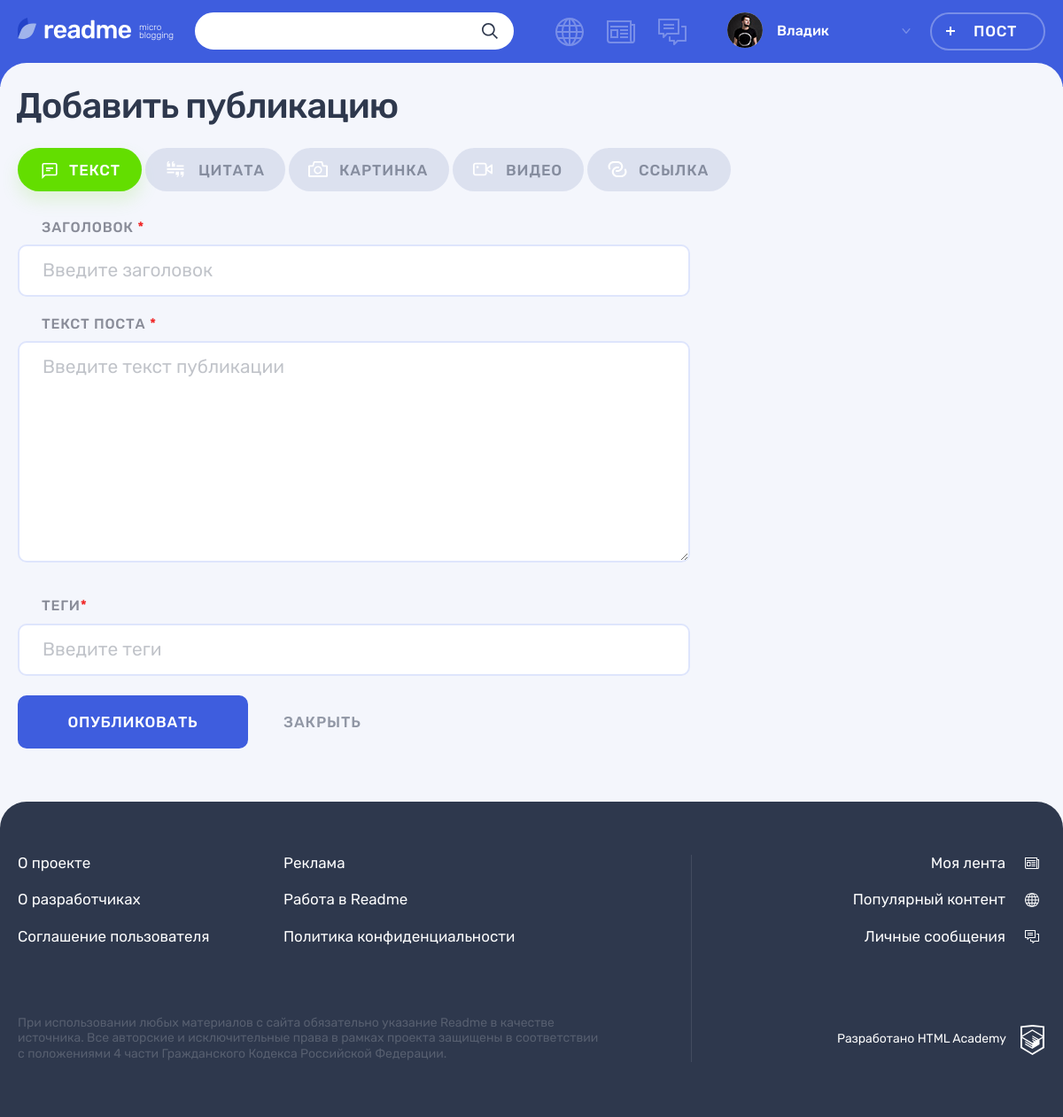
The app's page /add.php/?content_type_id=1 (signed in) with its own data.
### tables this page shows
CREATE TABLE content_type (
    content_type_id INT AUTO_INCREMENT PRIMARY KEY,
    content_type CHAR(128),
    icon_class CHAR(128)
);

### helpers.php (called while the page is built, shortened)
<?php
function include_template($name, array $data = [])
{
    $name = 'templates/' . $name;
    extract($data);
    require $name;
    $result = ob_get_clean();
    return $result;
}

### my_functions.php (called while the page is built, shortened)
<?php
function get_content_types($con)
{
    $con_type_sql = "SELECT * FROM content_type";
    $con_type_res = mysqli_query($con, $con_type_sql);
    $content_types = mysqli_fetch_all($con_type_res, MYSQLI_ASSOC);
    return $content_types;
}

### templates/add_post_temp.php (the view, shortened to what this page needs)
<main class="page__main page__main--adding-post">
    <div class="page__main-section">
        <div class="container">
            <h1 class="page__title page__title--adding-post">Добавить публикацию</h1>
        </div>
        <div class="adding-post container">
            <div class="adding-post__tabs-wrapper tabs">
                <div class="adding-post__tabs filters">
                    <ul class="adding-post__tabs-list filters__list tabs__list">
                        <?php foreach ($content_types as $k => $v): ?>
                            <li class="adding-post__tabs-item filters__item">
                                <a class="adding-post__tabs-link filters__button filters__button--<?= $v['icon_class']; ?>  tabs__item tabs__item--active button
                               <?php if ($_GET['content_type_id'] == $v['content_type_id']) {
                                    echo "filters__button--active";
                                } ?>"
                                   href="/add.php/?content_type_id=<?= $v['content_type_id']; ?>">
                                    <svg class="filters__icon" width="22" height="18">
                                        <use xlink:href="#icon-filter-<?= $v['icon_class']; ?>"></use>
                                    </svg>
                                    <span><?= $v['content_type']; ?></span>
                                </a>
                            </li>
                        <?php endforeach; ?>
                    </ul>
                </div>
                <?= $post_add; ?>
            </div>
        </div>
    </div>
</main>
<div class="modal modal--adding">
</div>
</body>
</html>

### records on screen
content_type: content_type "ТЕКСТ"
content_type: content_type "ЦИТАТА"
content_type: content_type "КАРТИНКА"
content_type: content_type "ВИДЕО"
content_type: content_type "ССЫЛКА"

### other values on screen
$_SESSION['user']['user_name'] "Владик"
